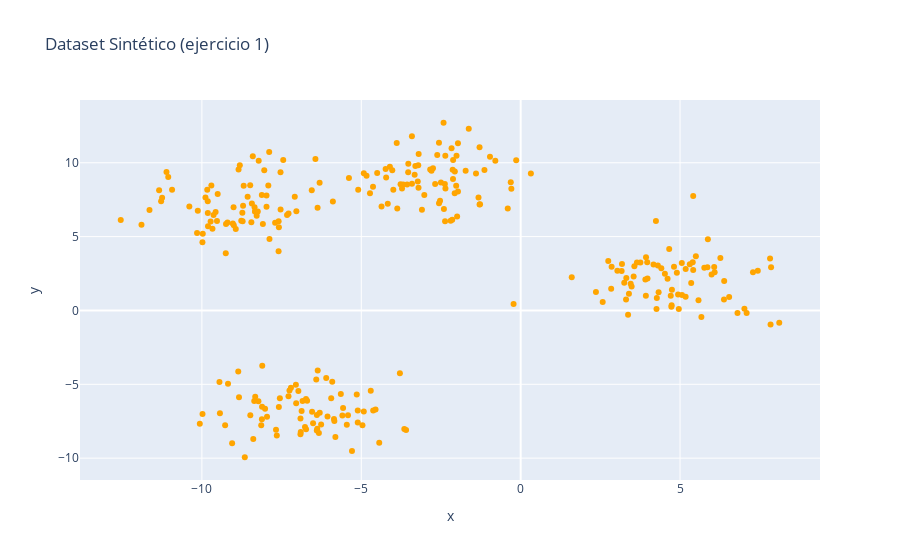

Source (notebook cell):
### Markdown cell above
---------------------

#### 1.  **K-Means - Variando Datos:** Volvé a generar los datos de `make_blobs`, pero esta vez con `cluster_std=1.5`. ¿Cómo afecta una mayor desviación estándar a los resultados de K-Means? ¿El coeficiente de silueta empeora? ¿Por qué?

`Respuesta`:

### Code cell
# ======================================================================================================================================
#
# PREPARACIÓN DEL ENTORNO
#
import numpy as np
import pandas as pd
import plotly.express as px1
from IPython.display import display, Markdown
from sklearn.cluster import KMeans
from sklearn.metrics import silhouette_score

# ======================================================================================================================================
#
# CARGA Y EXPLORACIÓN DE DATOS
#
from sklearn.datasets import make_blobs

# Carga
X_blobs_1, y_blobs_1 = make_blobs(n_samples=300, centers=4, cluster_std=1.5, random_state=42)

# Visualizamos los datos sin etiquetas
fig = px1.scatter(x=X_blobs_1[:, 0], y=X_blobs_1[:, 1], title="Dataset Sintético (ejercicio 1)")
fig.update_traces(marker=dict(color='orange'))
fig.show()

# ======================================================================================================================================
#
# K-MEANS CLUSTERING: MÉTODO DEL CODO
#
inertia_values_1 = []
k_range_1 = range(1, 11)

for k in k_range_1:
    kmeans_1 = KMeans(n_clusters=k, n_init=10, random_state=42)
    kmeans_1.fit(X_blobs_1)
    inertia_values_1.append(kmeans_1.inertia_)
    
# Graficamos el método del codo
fig = px1.line(x=k_range_1, y=inertia_values_1, title='Método del Codo (ejercicio 1)', 
               labels={'x': 'Número de Clústeres (k)', 'y': 'Inercia'}, markers=True)
fig.add_vline(x=4, line_width=3, line_dash="dash", line_color="red", annotation_text="Codo en K=4")
fig.show()

### Figure 1 — Plotly figure (JSON) as saved in the notebook; plotly's stock layout.template omitted (floating-point values rounded to 4 significant figures; data arrays with more than 128 entries replaced by an {"elided": "..."} marker saying what was removed)
{"data": [{"hovertemplate": "x=%{x}<br>y=%{y}<extra></extra>", "legendgroup": "", "marker": {"color": "orange", "symbol": "circle"}, "mode": "markers", "name": "", "orientation": "v", "showlegend": false, "type": "scatter", "x": {"elided": "300 float values"}, "xaxis": "x", "y": {"elided": "300 float values"}, "yaxis": "y"}], "layout": {"legend": {"tracegroupgap": 0}, "title": {"text": "Dataset Sintético (ejercicio 1)"}, "xaxis": {"anchor": "y", "domain": [0, 1], "title": {"text": "x"}}, "yaxis": {"anchor": "x", "domain": [0, 1], "title": {"text": "y"}}}}
